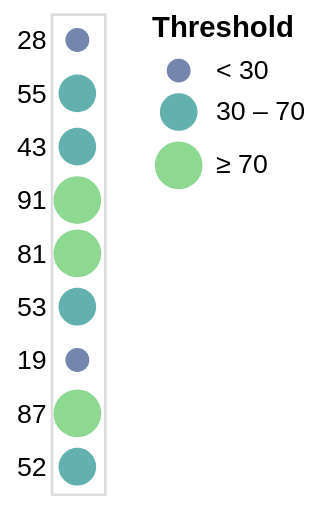

Source (Vega-Lite JSON):
### Vega specification from a JSON file in a GitHub repository (floating-point values rounded to 4 significant figures)
{"$schema": "https://vega.github.io/schema/vega/v5.json", "background": "white", "padding": 5, "width": 20, "style": "cell", "data": [{"name": "source_0", "values": [{"a": "A", "b": 28}, {"a": "B", "b": 55}, {"a": "C", "b": 43}, {"a": "D", "b": 91}, {"a": "E", "b": 81}, {"a": "F", "b": 53}, {"a": "G", "b": 19}, {"a": "H", "b": 87}, {"a": "I", "b": 52}]}, {"name": "data_0", "source": "source_0", "transform": [{"type": "filter", "expr": "isValid(datum[\"b\"]) && isFinite(+datum[\"b\"])"}]}], "signals": [{"name": "y_step", "value": 20}, {"name": "height", "update": "bandspace(domain('y').length, 1, 0.5) * y_step"}, {"name": "width", "update": "width"}], "marks": [{"name": "marks", "type": "symbol", "style": ["circle"], "from": {"data": "data_0"}, "encode": {"update": {"opacity": {"value": 0.7}, "fill": {"scale": "color", "field": "b"}, "x": {"signal": "width", "mult": 0.5}, "y": {"scale": "y", "field": "b"}, "size": {"scale": "size", "field": "b"}, "shape": {"value": "circle"}}}}], "scales": [{"name": "y", "type": "point", "domain": {"data": "data_0", "field": "b"}, "range": {"step": {"signal": "y_step"}}, "padding": 0.5}, {"name": "color", "type": "threshold", "domain": [30, 70], "range": {"scheme": "viridis"}, "interpolate": "hcl"}, {"name": "size", "type": "threshold", "domain": [30, 70], "range": [80, 200, 320]}], "axes": [{"scale": "y", "orient": "left", "grid": false, "domain": false, "ticks": false, "zindex": 0}], "legends": [{"title": "Threshold", "fill": "color", "gradientLength": {"signal": "clamp(height, 64, 200)"}, "labelOverlap": "greedy", "symbolType": "circle", "encode": {"symbols": {"update": {"opacity": {"value": 0.7}}}}, "size": "size"}], "config": {"background": "white"}}
